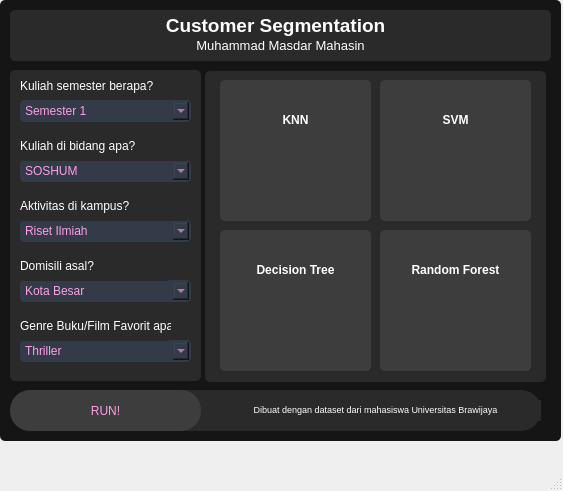
<?xml version="1.0" encoding="UTF-8"?>
<ui version="4.0">
 <class>MainWindow</class>
 <widget class="QMainWindow" name="MainWindow">
  <property name="geometry">
   <rect>
    <x>0</x>
    <y>0</y>
    <width>563</width>
    <height>491</height>
   </rect>
  </property>
  <property name="windowTitle">
   <string>MainWindow</string>
  </property>
  <widget class="QWidget" name="centralwidget">
   <widget class="QFrame" name="frame">
    <property name="geometry">
     <rect>
      <x>10</x>
      <y>10</y>
      <width>541</width>
      <height>51</height>
     </rect>
    </property>
    <property name="styleSheet">
     <string notr="true">background-color: rgb(42,42,42);
border-radius: 5px;
color: rgb(255, 255, 255);</string>
    </property>
    <property name="frameShape">
     <enum>QFrame::StyledPanel</enum>
    </property>
    <property name="frameShadow">
     <enum>QFrame::Raised</enum>
    </property>
    <widget class="QLabel" name="label">
     <property name="geometry">
      <rect>
       <x>0</x>
       <y>0</y>
       <width>531</width>
       <height>31</height>
      </rect>
     </property>
     <property name="styleSheet">
      <string notr="true">background-color: rgba(255, 255, 255, 0);</string>
     </property>
     <property name="text">
      <string>&lt;html&gt;&lt;head/&gt;&lt;body&gt;&lt;p align=&quot;center&quot;&gt;&lt;span style=&quot; font-size:14pt; font-weight:600;&quot;&gt;Customer Segmentation&lt;/span&gt;&lt;/p&gt;&lt;/body&gt;&lt;/html&gt;</string>
     </property>
    </widget>
    <widget class="QLabel" name="label_2">
     <property name="geometry">
      <rect>
       <x>0</x>
       <y>20</y>
       <width>541</width>
       <height>31</height>
      </rect>
     </property>
     <property name="styleSheet">
      <string notr="true">background-color: rgba(255, 255, 255, 0);</string>
     </property>
     <property name="text">
      <string>&lt;html&gt;&lt;head/&gt;&lt;body&gt;&lt;p align=&quot;center&quot;&gt;&lt;span style=&quot; font-size:10pt;&quot;&gt;Muhammad Masdar Mahasin&lt;/span&gt;&lt;/p&gt;&lt;/body&gt;&lt;/html&gt;</string>
     </property>
    </widget>
   </widget>
   <widget class="QFrame" name="frame_2">
    <property name="geometry">
     <rect>
      <x>10</x>
      <y>70</y>
      <width>191</width>
      <height>311</height>
     </rect>
    </property>
    <property name="styleSheet">
     <string notr="true">background-color: rgb(42,42,42);
border-radius: 5px;
color: rgb(255, 255, 255);</string>
    </property>
    <property name="frameShape">
     <enum>QFrame::StyledPanel</enum>
    </property>
    <property name="frameShadow">
     <enum>QFrame::Raised</enum>
    </property>
    <widget class="QLabel" name="label_7">
     <property name="geometry">
      <rect>
       <x>10</x>
       <y>0</y>
       <width>171</width>
       <height>31</height>
      </rect>
     </property>
     <property name="text">
      <string>Kuliah semester berapa?</string>
     </property>
    </widget>
    <widget class="QComboBox" name="comboBox">
     <property name="geometry">
      <rect>
       <x>10</x>
       <y>30</y>
       <width>171</width>
       <height>22</height>
      </rect>
     </property>
     <property name="styleSheet">
      <string notr="true">border: 2px solid rgb(52, 59, 72);
border-radius: 5px;	
background-color: rgb(52, 59, 72);
font: 75 9pt &quot;MS Shell Dlg 2&quot;;
color: rgb(255, 157, 230);
</string>
     </property>
     <item>
      <property name="text">
       <string>Semester 1</string>
      </property>
     </item>
     <item>
      <property name="text">
       <string>Semester 2</string>
      </property>
     </item>
     <item>
      <property name="text">
       <string>Semester 3</string>
      </property>
     </item>
     <item>
      <property name="text">
       <string>Semester 4</string>
      </property>
     </item>
     <item>
      <property name="text">
       <string>Semester 5</string>
      </property>
     </item>
     <item>
      <property name="text">
       <string>Semester 6</string>
      </property>
     </item>
     <item>
      <property name="text">
       <string>Semester 7</string>
      </property>
     </item>
     <item>
      <property name="text">
       <string>Semester 8</string>
      </property>
     </item>
     <item>
      <property name="text">
       <string>Semester 9</string>
      </property>
     </item>
     <item>
      <property name="text">
       <string>Semester 10</string>
      </property>
     </item>
    </widget>
    <widget class="QComboBox" name="comboBox_2">
     <property name="geometry">
      <rect>
       <x>10</x>
       <y>90</y>
       <width>171</width>
       <height>22</height>
      </rect>
     </property>
     <property name="styleSheet">
      <string notr="true">border: 2px solid rgb(52, 59, 72);
border-radius: 5px;	
background-color: rgb(52, 59, 72);
font: 75 9pt &quot;MS Shell Dlg 2&quot;;
color: rgb(255, 157, 230);
</string>
     </property>
     <item>
      <property name="text">
       <string>SOSHUM</string>
      </property>
     </item>
     <item>
      <property name="text">
       <string>SAINTEK</string>
      </property>
     </item>
     <item>
      <property name="text">
       <string>HUMANIORA dan AGAMA</string>
      </property>
     </item>
    </widget>
    <widget class="QLabel" name="label_8">
     <property name="geometry">
      <rect>
       <x>10</x>
       <y>60</y>
       <width>171</width>
       <height>31</height>
      </rect>
     </property>
     <property name="text">
      <string>Kuliah di bidang apa?</string>
     </property>
    </widget>
    <widget class="QComboBox" name="comboBox_3">
     <property name="geometry">
      <rect>
       <x>10</x>
       <y>150</y>
       <width>171</width>
       <height>22</height>
      </rect>
     </property>
     <property name="styleSheet">
      <string notr="true">border: 2px solid rgb(52, 59, 72);
border-radius: 5px;	
background-color: rgb(52, 59, 72);
font: 75 9pt &quot;MS Shell Dlg 2&quot;;
color: rgb(255, 157, 230);
</string>
     </property>
     <item>
      <property name="text">
       <string>Riset Ilmiah</string>
      </property>
     </item>
     <item>
      <property name="text">
       <string>Organisasi BEM</string>
      </property>
     </item>
     <item>
      <property name="text">
       <string>Riset Ilmiah dan BEM</string>
      </property>
     </item>
     <item>
      <property name="text">
       <string>Kuliah Saja</string>
      </property>
     </item>
    </widget>
    <widget class="QLabel" name="label_9">
     <property name="geometry">
      <rect>
       <x>10</x>
       <y>120</y>
       <width>171</width>
       <height>31</height>
      </rect>
     </property>
     <property name="text">
      <string>Aktivitas di kampus?</string>
     </property>
    </widget>
    <widget class="QComboBox" name="comboBox_4">
     <property name="geometry">
      <rect>
       <x>10</x>
       <y>210</y>
       <width>171</width>
       <height>22</height>
      </rect>
     </property>
     <property name="styleSheet">
      <string notr="true">border: 2px solid rgb(52, 59, 72);
border-radius: 5px;	
background-color: rgb(52, 59, 72);
font: 75 9pt &quot;MS Shell Dlg 2&quot;;
color: rgb(255, 157, 230);
</string>
     </property>
     <item>
      <property name="text">
       <string>Kota Besar</string>
      </property>
     </item>
     <item>
      <property name="text">
       <string>Daerah</string>
      </property>
     </item>
    </widget>
    <widget class="QLabel" name="label_10">
     <property name="geometry">
      <rect>
       <x>10</x>
       <y>180</y>
       <width>151</width>
       <height>31</height>
      </rect>
     </property>
     <property name="text">
      <string>Domisili asal?</string>
     </property>
    </widget>
    <widget class="QComboBox" name="comboBox_5">
     <property name="geometry">
      <rect>
       <x>10</x>
       <y>270</y>
       <width>171</width>
       <height>22</height>
      </rect>
     </property>
     <property name="styleSheet">
      <string notr="true">border: 2px solid rgb(52, 59, 72);
border-radius: 5px;	
background-color: rgb(52, 59, 72);
font: 75 9pt &quot;MS Shell Dlg 2&quot;;
color: rgb(255, 157, 230);
</string>
     </property>
     <item>
      <property name="text">
       <string>Thriller</string>
      </property>
     </item>
     <item>
      <property name="text">
       <string>Romance/Drama</string>
      </property>
     </item>
     <item>
      <property name="text">
       <string>Komedi</string>
      </property>
     </item>
     <item>
      <property name="text">
       <string>Misteri</string>
      </property>
     </item>
     <item>
      <property name="text">
       <string>Science Fiction</string>
      </property>
     </item>
     <item>
      <property name="text">
       <string>Cartoon</string>
      </property>
     </item>
     <item>
      <property name="text">
       <string>Action</string>
      </property>
     </item>
    </widget>
    <widget class="QLabel" name="label_11">
     <property name="geometry">
      <rect>
       <x>10</x>
       <y>240</y>
       <width>151</width>
       <height>31</height>
      </rect>
     </property>
     <property name="text">
      <string>Genre Buku/Film Favorit apa?</string>
     </property>
    </widget>
   </widget>
   <widget class="QPushButton" name="pushButton">
    <property name="geometry">
     <rect>
      <x>10</x>
      <y>390</y>
      <width>191</width>
      <height>41</height>
     </rect>
    </property>
    <property name="styleSheet">
     <string notr="true">background-color: rgb(61,61,61);
border-radius: 20px;
color: rgb(255, 255, 255);
font: 75 14pt &quot;MS Shell Dlg 2&quot;;
color: rgb(255, 157, 230);</string>
    </property>
    <property name="text">
     <string>RUN!</string>
    </property>
   </widget>
   <widget class="QFrame" name="frame_3">
    <property name="geometry">
     <rect>
      <x>220</x>
      <y>80</y>
      <width>151</width>
      <height>141</height>
     </rect>
    </property>
    <property name="styleSheet">
     <string notr="true">background-color: rgb(61, 61, 61);
border-radius: 5px;
color: rgb(255, 255, 255);</string>
    </property>
    <property name="frameShape">
     <enum>QFrame::StyledPanel</enum>
    </property>
    <property name="frameShadow">
     <enum>QFrame::Raised</enum>
    </property>
    <widget class="QTextBrowser" name="textBrowser">
     <property name="geometry">
      <rect>
       <x>30</x>
       <y>60</y>
       <width>91</width>
       <height>51</height>
      </rect>
     </property>
     <property name="styleSheet">
      <string notr="true">background-color: rgb(75,75,75,0);
font: 12pt &quot;MS Shell Dlg 2&quot;;
color: rgb(255, 157, 230);</string>
     </property>
     <property name="html">
      <string>&lt;!DOCTYPE HTML PUBLIC &quot;-//W3C//DTD HTML 4.0//EN&quot; &quot;http://www.w3.org/TR/REC-html40/strict.dtd&quot;&gt;
&lt;html&gt;&lt;head&gt;&lt;meta name=&quot;qrichtext&quot; content=&quot;1&quot; /&gt;&lt;style type=&quot;text/css&quot;&gt;
p, li { white-space: pre-wrap; }
&lt;/style&gt;&lt;/head&gt;&lt;body style=&quot; font-family:'MS Shell Dlg 2'; font-size:12pt; font-weight:400; font-style:normal;&quot;&gt;
&lt;p align=&quot;center&quot; style=&quot;-qt-paragraph-type:empty; margin-top:0px; margin-bottom:0px; margin-left:0px; margin-right:0px; -qt-block-indent:0; text-indent:0px; font-size:8.25pt;&quot;&gt;&lt;br /&gt;&lt;/p&gt;&lt;/body&gt;&lt;/html&gt;</string>
     </property>
    </widget>
    <widget class="QLabel" name="label_12">
     <property name="geometry">
      <rect>
       <x>30</x>
       <y>30</y>
       <width>91</width>
       <height>20</height>
      </rect>
     </property>
     <property name="styleSheet">
      <string notr="true">font: 11pt &quot;MS Shell Dlg 2&quot;;</string>
     </property>
     <property name="text">
      <string>&lt;html&gt;&lt;head/&gt;&lt;body&gt;&lt;p align=&quot;center&quot;&gt;&lt;span style=&quot; font-weight:600;&quot;&gt;KNN&lt;/span&gt;&lt;/p&gt;&lt;/body&gt;&lt;/html&gt;</string>
     </property>
    </widget>
   </widget>
   <widget class="QFrame" name="frame_4">
    <property name="geometry">
     <rect>
      <x>380</x>
      <y>80</y>
      <width>151</width>
      <height>141</height>
     </rect>
    </property>
    <property name="styleSheet">
     <string notr="true">background-color: rgb(61, 61, 61);
border-radius: 5px;
color: rgb(255, 255, 255);</string>
    </property>
    <property name="frameShape">
     <enum>QFrame::StyledPanel</enum>
    </property>
    <property name="frameShadow">
     <enum>QFrame::Raised</enum>
    </property>
    <widget class="QTextBrowser" name="textBrowser_2">
     <property name="geometry">
      <rect>
       <x>30</x>
       <y>60</y>
       <width>91</width>
       <height>51</height>
      </rect>
     </property>
     <property name="styleSheet">
      <string notr="true">background-color: rgb(75,75,75,0);
font: 12pt &quot;MS Shell Dlg 2&quot;;
color: rgb(255, 157, 230);</string>
     </property>
    </widget>
    <widget class="QLabel" name="label_13">
     <property name="geometry">
      <rect>
       <x>30</x>
       <y>30</y>
       <width>91</width>
       <height>20</height>
      </rect>
     </property>
     <property name="styleSheet">
      <string notr="true">font: 11pt &quot;MS Shell Dlg 2&quot;;</string>
     </property>
     <property name="text">
      <string>&lt;html&gt;&lt;head/&gt;&lt;body&gt;&lt;p align=&quot;center&quot;&gt;&lt;span style=&quot; font-weight:600;&quot;&gt;SVM&lt;/span&gt;&lt;/p&gt;&lt;/body&gt;&lt;/html&gt;</string>
     </property>
    </widget>
   </widget>
   <widget class="QFrame" name="frame_5">
    <property name="geometry">
     <rect>
      <x>220</x>
      <y>230</y>
      <width>151</width>
      <height>141</height>
     </rect>
    </property>
    <property name="styleSheet">
     <string notr="true">background-color: rgb(61, 61, 61);
border-radius: 5px;
color: rgb(255, 255, 255);</string>
    </property>
    <property name="frameShape">
     <enum>QFrame::StyledPanel</enum>
    </property>
    <property name="frameShadow">
     <enum>QFrame::Raised</enum>
    </property>
    <widget class="QTextBrowser" name="textBrowser_4">
     <property name="geometry">
      <rect>
       <x>30</x>
       <y>60</y>
       <width>91</width>
       <height>51</height>
      </rect>
     </property>
     <property name="styleSheet">
      <string notr="true">background-color: rgb(75,75,75,0);
font: 12pt &quot;MS Shell Dlg 2&quot;;
color: rgb(255, 157, 230);</string>
     </property>
    </widget>
    <widget class="QLabel" name="label_15">
     <property name="geometry">
      <rect>
       <x>0</x>
       <y>30</y>
       <width>151</width>
       <height>20</height>
      </rect>
     </property>
     <property name="styleSheet">
      <string notr="true">font: 11pt &quot;MS Shell Dlg 2&quot;;</string>
     </property>
     <property name="text">
      <string>&lt;html&gt;&lt;head/&gt;&lt;body&gt;&lt;p align=&quot;center&quot;&gt;&lt;span style=&quot; font-weight:600;&quot;&gt;Decision Tree&lt;/span&gt;&lt;/p&gt;&lt;/body&gt;&lt;/html&gt;</string>
     </property>
    </widget>
   </widget>
   <widget class="QFrame" name="frame_6">
    <property name="geometry">
     <rect>
      <x>380</x>
      <y>230</y>
      <width>151</width>
      <height>141</height>
     </rect>
    </property>
    <property name="styleSheet">
     <string notr="true">background-color: rgb(61, 61, 61);
border-radius: 5px;
color: rgb(255, 255, 255);</string>
    </property>
    <property name="frameShape">
     <enum>QFrame::StyledPanel</enum>
    </property>
    <property name="frameShadow">
     <enum>QFrame::Raised</enum>
    </property>
    <widget class="QTextBrowser" name="textBrowser_3">
     <property name="geometry">
      <rect>
       <x>30</x>
       <y>60</y>
       <width>91</width>
       <height>51</height>
      </rect>
     </property>
     <property name="styleSheet">
      <string notr="true">background-color: rgb(75,75,75,0);
font: 12pt &quot;MS Shell Dlg 2&quot;;
color: rgb(255, 157, 230);</string>
     </property>
    </widget>
    <widget class="QLabel" name="label_14">
     <property name="geometry">
      <rect>
       <x>0</x>
       <y>30</y>
       <width>151</width>
       <height>20</height>
      </rect>
     </property>
     <property name="styleSheet">
      <string notr="true">font: 11pt &quot;MS Shell Dlg 2&quot;;</string>
     </property>
     <property name="text">
      <string>&lt;html&gt;&lt;head/&gt;&lt;body&gt;&lt;p align=&quot;center&quot;&gt;&lt;span style=&quot; font-weight:600;&quot;&gt;Random Forest&lt;/span&gt;&lt;/p&gt;&lt;/body&gt;&lt;/html&gt;</string>
     </property>
    </widget>
   </widget>
   <widget class="QFrame" name="frame_7">
    <property name="geometry">
     <rect>
      <x>160</x>
      <y>390</y>
      <width>381</width>
      <height>41</height>
     </rect>
    </property>
    <property name="styleSheet">
     <string notr="true">background-color: rgb(42,42,42);
border-radius: 20px;
color: rgb(255, 255, 255);</string>
    </property>
    <property name="frameShape">
     <enum>QFrame::StyledPanel</enum>
    </property>
    <property name="frameShadow">
     <enum>QFrame::Raised</enum>
    </property>
    <widget class="QTextBrowser" name="textBrowser_5">
     <property name="geometry">
      <rect>
       <x>50</x>
       <y>10</y>
       <width>331</width>
       <height>21</height>
      </rect>
     </property>
     <property name="styleSheet">
      <string notr="true">color: rgb(255, 255, 255);
font: 75 8pt &quot;MS Shell Dlg 2&quot;;</string>
     </property>
     <property name="html">
      <string>&lt;!DOCTYPE HTML PUBLIC &quot;-//W3C//DTD HTML 4.0//EN&quot; &quot;http://www.w3.org/TR/REC-html40/strict.dtd&quot;&gt;
&lt;html&gt;&lt;head&gt;&lt;meta name=&quot;qrichtext&quot; content=&quot;1&quot; /&gt;&lt;style type=&quot;text/css&quot;&gt;
p, li { white-space: pre-wrap; }
&lt;/style&gt;&lt;/head&gt;&lt;body style=&quot; font-family:'MS Shell Dlg 2'; font-size:8pt; font-weight:72; font-style:normal;&quot;&gt;
&lt;p align=&quot;center&quot; style=&quot; margin-top:0px; margin-bottom:0px; margin-left:0px; margin-right:0px; -qt-block-indent:0; text-indent:0px;&quot;&gt;&lt;span style=&quot; font-size:7pt;&quot;&gt;Dibuat dengan dataset dari mahasiswa Universitas Brawijaya&lt;/span&gt;&lt;/p&gt;&lt;/body&gt;&lt;/html&gt;</string>
     </property>
    </widget>
   </widget>
   <widget class="QGraphicsView" name="graphicsView">
    <property name="geometry">
     <rect>
      <x>205</x>
      <y>71</y>
      <width>341</width>
      <height>311</height>
     </rect>
    </property>
    <property name="styleSheet">
     <string notr="true">background-color: rgb(42,42,42);
border-radius: 5px;
color: rgb(255, 255, 255);</string>
    </property>
   </widget>
   <widget class="QFrame" name="frame_8">
    <property name="geometry">
     <rect>
      <x>0</x>
      <y>0</y>
      <width>561</width>
      <height>441</height>
     </rect>
    </property>
    <property name="styleSheet">
     <string notr="true">background-color: rgb(21,21,21);
border-radius: 5px;
color: rgb(255, 255, 255);</string>
    </property>
    <property name="frameShape">
     <enum>QFrame::StyledPanel</enum>
    </property>
    <property name="frameShadow">
     <enum>QFrame::Raised</enum>
    </property>
   </widget>
   <zorder>frame_8</zorder>
   <zorder>graphicsView</zorder>
   <zorder>frame</zorder>
   <zorder>frame_2</zorder>
   <zorder>frame_3</zorder>
   <zorder>frame_4</zorder>
   <zorder>frame_5</zorder>
   <zorder>frame_6</zorder>
   <zorder>frame_7</zorder>
   <zorder>pushButton</zorder>
  </widget>
  <widget class="QMenuBar" name="menubar">
   <property name="geometry">
    <rect>
     <x>0</x>
     <y>0</y>
     <width>563</width>
     <height>21</height>
    </rect>
   </property>
  </widget>
  <widget class="QStatusBar" name="statusbar"/>
 </widget>
 <resources/>
 <connections/>
</ui>
